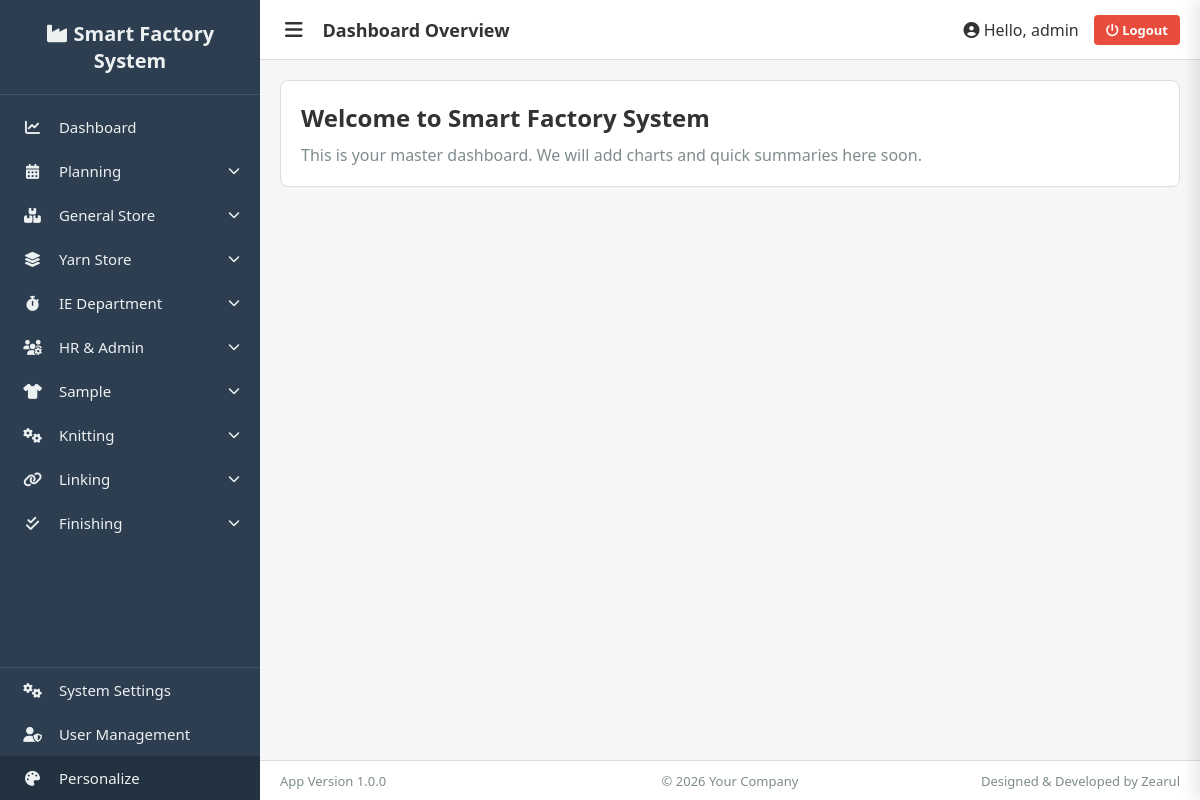
Before: /dashboard/ (signed in) with the older database file.
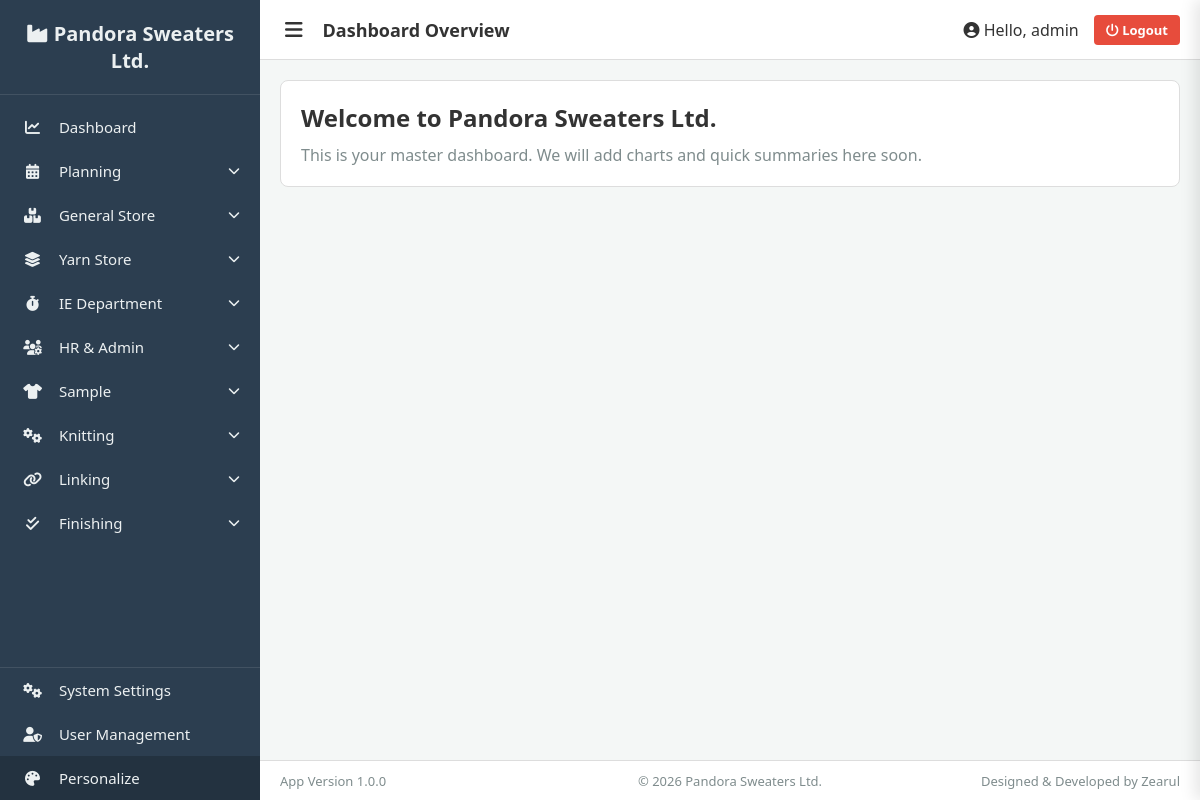
After: the same page with the newer database file.
### core/models.py (models this page shows, shortened)
class AppSetting(models.Model):
    key = models.CharField(max_length=100, unique=True)
    value = models.TextField(blank=True, null=True)
    description = models.CharField(max_length=255, blank=True, null=True)

### authentication/views.py (the view)
# urls.py: path('dashboard/', dashboard_view, name='dashboard'),
@login_required(login_url='login')
def dashboard_view(request):
    return render(request, 'dashboard.html')

### core/context_processors.py (called while the page is built)
def global_settings(request):
    settings = AppSetting.objects.all()
    context = {s.key: s.value for s in settings}
    defaults = {
        'factory_name': 'Smart Factory System',
        'app_version': 'Version 1.0.0',
        'copyright_text': '© 2026 Your Company',
        'developer_credit': 'Designed & Developed by Zearul'
    }
    for k, v in defaults.items():
        if k not in context:
            context[k] = v
    return context

### templates/dashboard.html (shortened to what this page needs)
{% extends 'base.html' %}
{% block page_title %}Dashboard Overview{% endblock %}
{% block content %}
<div style="background: var(--card-bg); padding: 20px; border-radius: 8px; border: 1px solid var(--border-color);">
    <h2>Welcome to {{ factory_name }}</h2>
    <p style="margin-top: 10px; color: #7f8c8d;">This is your master dashboard. We will add charts and quick summaries here soon.</p>
</div>
{% endblock %}

### templates/base.html (shortened to what this page needs)
<!DOCTYPE html>
<html lang="en">
<head>
    <link rel="stylesheet" href="https://cdnjs.cloudflare.com/ajax/libs/font-awesome/6.4.0/css/all.min.css">
</head>
<body id="app-body">
    <div class="sidebar" id="app-sidebar">
        <div class="brand"><i class="fa-solid fa-industry"></i> {{ factory_name|default:"Smart Factory" }}</div>
        <a href="{% url 'dashboard' %}" class="nav-item">
            <div><i class="fa-solid fa-chart-line icon"></i> Dashboard</div>
        </a>
        <div class="nav-item" onclick="toggleSubmenu(this)">
            <div><i class="fa-solid fa-calendar-days icon"></i> Planning</div><i class="fa-solid fa-chevron-down arrow"></i>
        </div>
        <div class="nav-item" onclick="toggleSubmenu(this)">
            <div><i class="fa-solid fa-boxes-stacked icon"></i> General Store</div><i class="fa-solid fa-chevron-down arrow"></i>
        </div>
        <div class="nav-item" onclick="toggleSubmenu(this)">
            <div><i class="fa-solid fa-layer-group icon"></i> Yarn Store</div><i class="fa-solid fa-chevron-down arrow"></i>
        </div>
        <div class="nav-item" onclick="toggleSubmenu(this)">
            <div><i class="fa-solid fa-stopwatch icon"></i> IE Department</div><i class="fa-solid fa-chevron-down arrow"></i>
        </div>
        <div class="nav-item" onclick="toggleSubmenu(this)">
            <div><i class="fa-solid fa-users-gear icon"></i> HR & Admin</div><i class="fa-solid fa-chevron-down arrow"></i>
        </div>
        <div class="nav-item" onclick="toggleSubmenu(this)">
            <div><i class="fa-solid fa-shirt icon"></i> Sample</div><i class="fa-solid fa-chevron-down arrow"></i>
        </div>
        <div class="nav-item" onclick="toggleSubmenu(this)">
            <div><i class="fa-solid fa-cogs icon"></i> Knitting</div><i class="fa-solid fa-chevron-down arrow"></i>
        </div>
        <div class="nav-item" onclick="toggleSubmenu(this)">
            <div><i class="fa-solid fa-link icon"></i> Linking</div><i class="fa-solid fa-chevron-down arrow"></i>
        </div>
        <div class="nav-item" onclick="toggleSubmenu(this)">
            <div><i class="fa-solid fa-check-double icon"></i> Finishing</div><i class="fa-solid fa-chevron-down arrow"></i>
        </div>
        <div class="spacer"></div>
        {% if request.user.is_superuser %}
        <a href="{% url 'system_settings' %}" class="nav-item" style="border-top: 1px solid rgba(255,255,255,0.1);">
            <div><i class="fa-solid fa-gears icon"></i> System Settings</div>
        </a>
        <a href="{% url 'user_management' %}" class="nav-item">
            <div><i class="fa-solid fa-user-shield icon"></i> User Management</div>
        </a>
        {% endif %}
        <div class="nav-item" onclick="toggleThemePanel()" style="background: rgba(0,0,0,0.2);">
            <div><i class="fa-solid fa-palette icon"></i> Personalize</div>
        </div>
    </div>
    <div class="main-wrapper">
        <div class="topbar">
            <div class="topbar-left">
                <button class="toggle-sidebar-btn" onclick="toggleSidebar(event)"><i class="fa-solid fa-bars"></i></button>
                <div class="topbar-title">{% block page_title %}Dashboard{% endblock %}</div>
            </div>
            <div class="user-info">
                <span><i class="fa-solid fa-circle-user"></i> Hello, {{ request.user.first_name|default:request.user.username }}</span>
                <a href="{% url 'logout' %}" class="logout-btn"><i class="fa-solid fa-power-off"></i> Logout</a>
            </div>
        </div>
        <div class="content-area" id="main-content" onclick="autoHideSidebar()">
            {% block content %}{% endblock %}
        </div>
        <div class="app-footer">
            <div style="flex:1; text-align:left;">App {{ app_version }}</div>
            <div style="flex:1; text-align:center;">{{ copyright_text }}</div>
            <div style="flex:1; text-align:right;">{{ developer_credit }}</div>
        </div>
    </div>
</body>
</html>

Changed rows visible on the page:
added AppSetting: value "Pandora Sweaters Ltd."
added AppSetting: value "Version 1.0.0"
added AppSetting: value "© 2026 Pandora Sweaters Ltd."
added AppSetting: value "Designed & Developed by Zearul"
Other visible differences:
{{ factory_name|default:"Smart Factory" }}: "Smart Factory System" → (not shown)
{{ factory_name }}: "Smart Factory System" → (not shown)
{{ app_version }}: "Version 1.0.0" → (not shown)
{{ copyright_text }}: "© 2026 Your Company" → (not shown)
{{ developer_credit }}: "Designed & Developed by Zearul" → (not shown)
